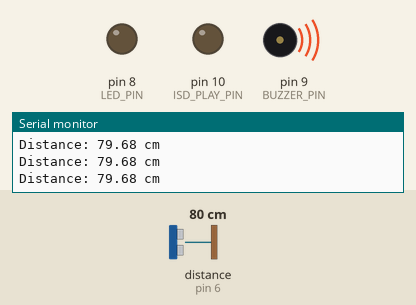
This program was run on a simulated Arduino Uno, built with avr-gcc and run on an emulated ATmega328P. Shown: output pins drawn as LEDs (lit = HIGH), buzzer (waves = sounding, pin HIGH), the last lines printed to the serial monitor. Wiring (inferred from the names in the program): ultrasonic range finder: trigger pin 7; echo pin 6. The inputs (shaded band) are chosen by the test bench; at power-on: distance to the obstacle (sensor on pin 6) 80 cm. The echo pulse lasts 58.3 µs per cm; pins used as bus, display or sensor lines are not drawn.

Above: at 1.2 s.
1.3 s: distance to the obstacle (sensor on pin 6) set to 12 cm
2.8 s: distance to the obstacle (sensor on pin 6) set to 9 cm
At 3.0 s:
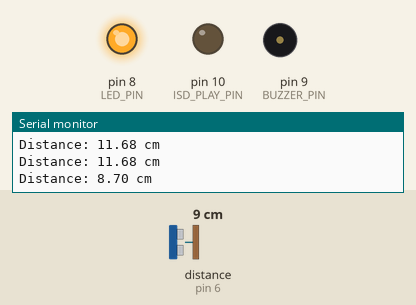
At 4.15 s:
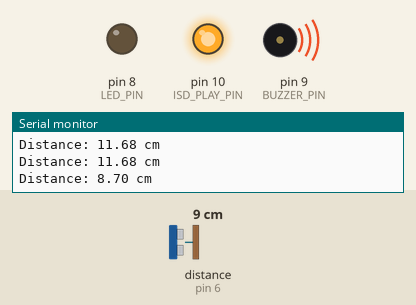
Timing chart, 0 to 11.8 s (numbered marks = the images above; inputs shaded):
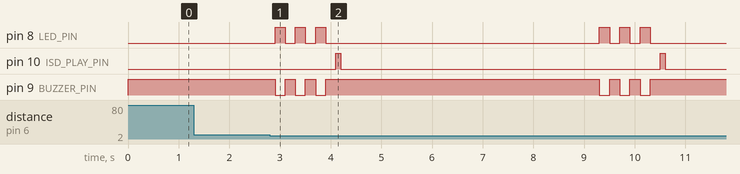

The program:

main.cpp
```cpp
/**
 * @author José Dihego da Silva Oliveira josedihego.net
 * @brief Ultrasonic distance sensor and speaker alert sketch.
 */
#include <Arduino.h>

const int TRIG_PIN = 7;
const int ECHO_PIN = 6;
const int LED_PIN = 8;
const int BUZZER_PIN = 9;
const int ISD_PLAY_PIN = 10;

void setup()
{
  // Start serial communication for debugging output.
  Serial.begin(9600);

  // Configure the ultrasonic sensor pins for triggering and receiving signals.
  pinMode(TRIG_PIN, OUTPUT);
  pinMode(ECHO_PIN, INPUT);

  // Configure the LED, buzzer, and audio trigger pins as outputs.
  pinMode(LED_PIN, OUTPUT);
  pinMode(BUZZER_PIN, OUTPUT);

  // Set the initial state of the indicator components.
  digitalWrite(LED_PIN, LOW);
  digitalWrite(BUZZER_PIN, HIGH);
  pinMode(ISD_PLAY_PIN, OUTPUT);
  digitalWrite(ISD_PLAY_PIN, LOW);
}

void loop()
{
  // Send a short trigger pulse to start the ultrasonic measurement.
  digitalWrite(TRIG_PIN, LOW);
  delayMicroseconds(2);

  // Hold the trigger high briefly to request a measurement pulse.
  digitalWrite(TRIG_PIN, HIGH);
  delayMicroseconds(10);
  digitalWrite(TRIG_PIN, LOW);

  // Measure the echo pulse length in microseconds.
  long duration = pulseIn(ECHO_PIN, HIGH, 30000);

  // Convert the echo time into a distance estimate in centimetres.
  float distance = duration * 0.0343 / 2.0;

  // Handle cases where no valid echo is received.
  if (distance < 0)
  {
    Serial.println("Out of range.");
    digitalWrite(LED_PIN, LOW);
    digitalWrite(BUZZER_PIN, LOW);
  }
  else
  {
    // Report the measured distance to the serial monitor.
    Serial.print("Distance: ");
    Serial.print(distance);
    Serial.println(" cm");

    // Trigger the alert sequence when an object is very close.
    if (distance <= 10)
    {
      // Blink the LED and toggle the buzzer a few times to indicate proximity.
      for (int i = 0; i < 3; i++)
      {
        digitalWrite(LED_PIN, HIGH);
        digitalWrite(BUZZER_PIN, LOW); // ON
        delay(200);

        digitalWrite(LED_PIN, LOW);
        digitalWrite(BUZZER_PIN, HIGH); // OFF
        delay(200);
      }
      // Send a short pulse to the audio playback pin.
      digitalWrite(ISD_PLAY_PIN, HIGH);
      delay(100); // 100 ms pulse
      digitalWrite(ISD_PLAY_PIN, LOW);
      delay(5000);
    }
    else
    {
      // Keep the system in its idle state when the object is further away.
      digitalWrite(LED_PIN, LOW);
      digitalWrite(BUZZER_PIN, HIGH);
    }
  }

  // Pause briefly before taking the next measurement.
  delay(100);
}
```

Measured:
- the behaviour switches between 11 and 10 cm on distance to the obstacle (sensor on pin 6) (found by bisection; images 0 and 1)
- after the input at 2.8 s, pin 8 (LED_PIN): LOW → HIGH after 0.10 s, → LOW 0.20 s later, → HIGH 0.20 s later, → LOW 0.20 s later, … (12 changes in this stretch); pin 10 (ISD_PLAY_PIN): alternates HIGH for 0.10 s and LOW for 6.3 s, starting after 1.3 s
